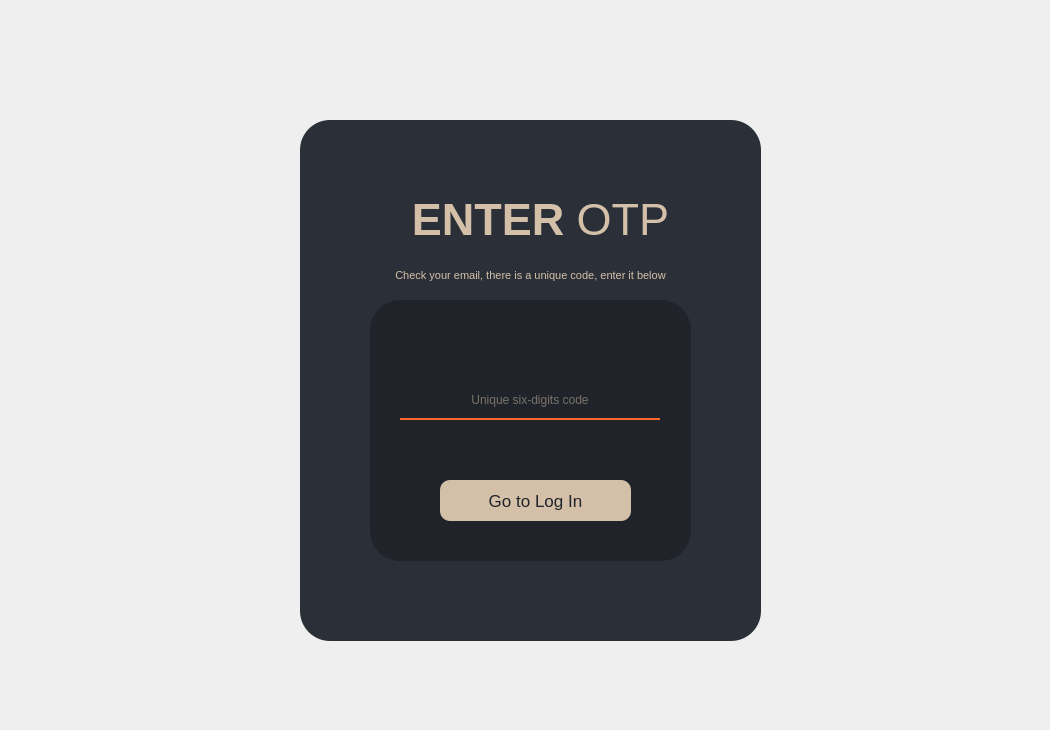
<?xml version="1.0" encoding="UTF-8"?>
<ui version="4.0">
 <class>Form</class>
 <widget class="QWidget" name="Form">
  <property name="geometry">
   <rect>
    <x>0</x>
    <y>0</y>
    <width>1050</width>
    <height>730</height>
   </rect>
  </property>
  <property name="windowTitle">
   <string>Form</string>
  </property>
  <widget class="QWidget" name="widget" native="true">
   <property name="geometry">
    <rect>
     <x>80</x>
     <y>70</y>
     <width>871</width>
     <height>611</height>
    </rect>
   </property>
   <widget class="QLabel" name="label">
    <property name="geometry">
     <rect>
      <x>220</x>
      <y>50</y>
      <width>461</width>
      <height>521</height>
     </rect>
    </property>
    <property name="styleSheet">
     <string notr="true">background-color: #2b3038;
border-radius: 30px;</string>
    </property>
    <property name="text">
     <string/>
    </property>
   </widget>
   <widget class="QLabel" name="label_2">
    <property name="geometry">
     <rect>
      <x>290</x>
      <y>230</y>
      <width>321</width>
      <height>261</height>
     </rect>
    </property>
    <property name="styleSheet">
     <string notr="true">background-color: #20242a;
border-radius: 30px;</string>
    </property>
    <property name="text">
     <string/>
    </property>
   </widget>
   <widget class="QLabel" name="label_3">
    <property name="geometry">
     <rect>
      <x>260</x>
      <y>110</y>
      <width>401</width>
      <height>81</height>
     </rect>
    </property>
    <property name="font">
     <font>
      <family>Segoe UI</family>
      <pointsize>34</pointsize>
     </font>
    </property>
    <property name="styleSheet">
     <string notr="true">color: rgb(212, 192, 169);</string>
    </property>
    <property name="text">
     <string>&lt;strong&gt;ENTER &lt;/strong&gt;OTP</string>
    </property>
    <property name="alignment">
     <set>Qt::AlignCenter</set>
    </property>
   </widget>
   <widget class="QLineEdit" name="otpLabel">
    <property name="geometry">
     <rect>
      <x>320</x>
      <y>310</y>
      <width>260</width>
      <height>40</height>
     </rect>
    </property>
    <property name="font">
     <font>
      <family>Segoe UI</family>
      <pointsize>9</pointsize>
     </font>
    </property>
    <property name="styleSheet">
     <string notr="true">background-color: rgba(0,0,0,0);
border: 2px solid rgba(0,0,0,0);
border-bottom-color: #ff662b;
color: rgb(212, 192, 169);
paddinf-bottom: 7px;</string>
    </property>
    <property name="alignment">
     <set>Qt::AlignCenter</set>
    </property>
    <property name="placeholderText">
     <string>Unique six-digits code</string>
    </property>
   </widget>
   <widget class="QPushButton" name="loginButton">
    <property name="geometry">
     <rect>
      <x>360</x>
      <y>410</y>
      <width>191</width>
      <height>41</height>
     </rect>
    </property>
    <property name="font">
     <font>
      <family>Segoe UI</family>
      <pointsize>13</pointsize>
     </font>
    </property>
    <property name="styleSheet">
     <string notr="true">QPushButton{
background-color:  rgb(212, 192, 169);
color: #20242a;
border-radius: 10px;
}
QPushButton:hover{
background-color: #837c73;
}

QPushButton:pressed{
padding-left: 5px;
padding-right: 5px;
background-position: calc(100% - 10px)center;
background-color: #ff662b;;
}</string>
    </property>
    <property name="text">
     <string>Go to Log In</string>
    </property>
   </widget>
   <widget class="QLabel" name="label_4">
    <property name="geometry">
     <rect>
      <x>250</x>
      <y>190</y>
      <width>401</width>
      <height>31</height>
     </rect>
    </property>
    <property name="font">
     <font>
      <family>Segoe UI</family>
      <pointsize>34</pointsize>
     </font>
    </property>
    <property name="styleSheet">
     <string notr="true">color: rgb(212, 192, 169);</string>
    </property>
    <property name="text">
     <string>&lt;html&gt;&lt;head/&gt;&lt;body&gt;&lt;p&gt;&lt;span style=&quot; font-size:8pt;&quot;&gt;Check your email, there is a unique code, enter it below&lt;/span&gt;&lt;/p&gt;&lt;/body&gt;&lt;/html&gt;</string>
    </property>
    <property name="alignment">
     <set>Qt::AlignCenter</set>
    </property>
   </widget>
  </widget>
 </widget>
 <resources/>
 <connections/>
</ui>
